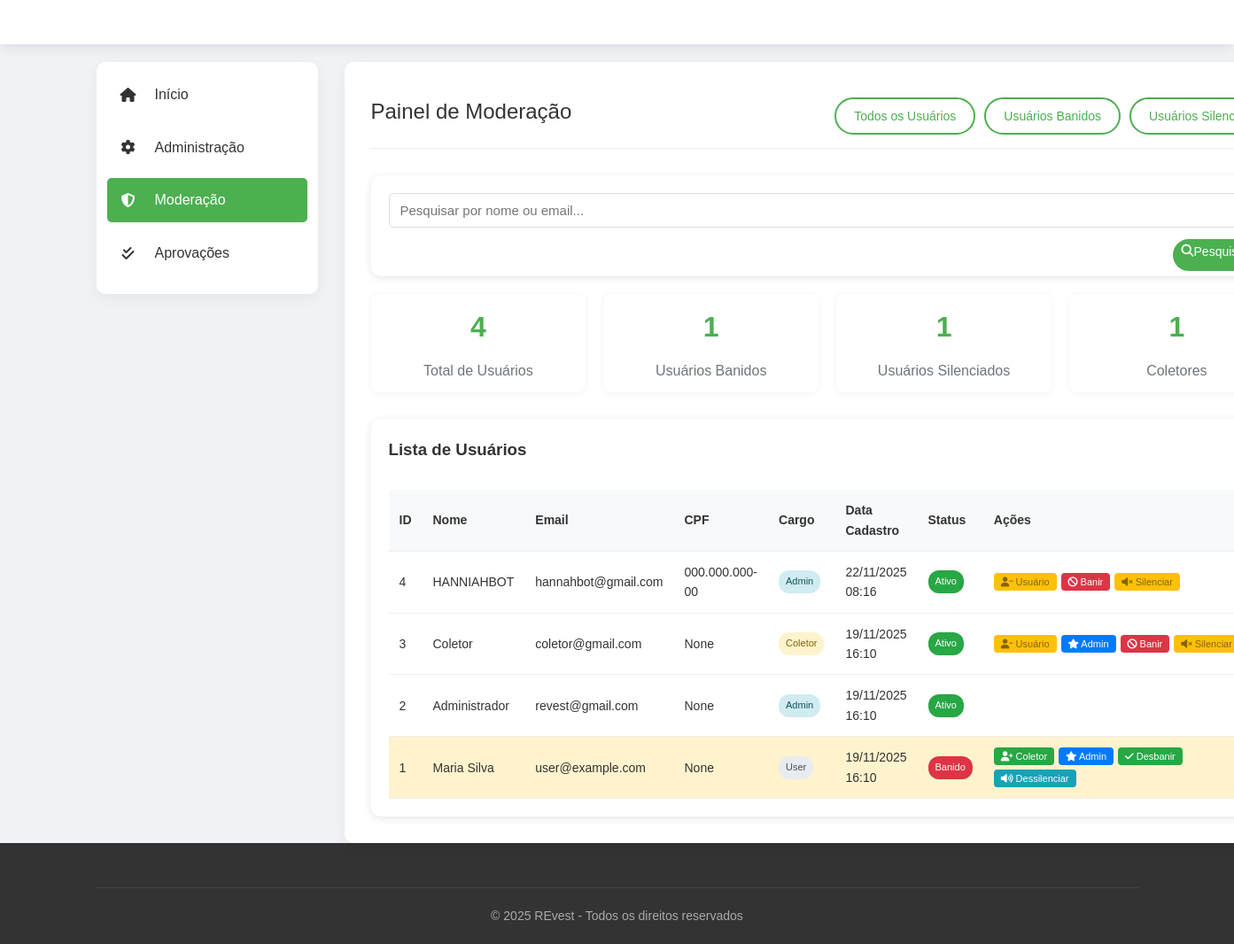
The page /moderacao (signed in) on the database its author committed.
### database.py (models this page shows)
class Doador(db.Model):
    __tablename__ = 'doador'
    ID_Doador = db.Column(db.Integer, primary_key=True, autoincrement=True)
    Nome = db.Column(db.String(100), nullable=False)
    Email = db.Column(db.String(100), unique=True, nullable=False)
    CPF = db.Column(db.String(14), unique=True, nullable=True)
    CEP = db.Column(db.String(10), nullable=True)
    Numero = db.Column(db.String(10), nullable=False)
    Senha = db.Column(db.String(255), nullable=False)
    Data_Criacao = db.Column(db.DateTime, default=datetime.utcnow)
    is_banned = db.Column(db.Boolean, default=False)
    is_muted = db.Column(db.Boolean, default=False)
    ban_reason = db.Column(db.String(255), nullable=True)
    banned_at = db.Column(db.DateTime, nullable=True)
    banned_by = db.Column(db.Integer, nullable=True)
    role = db.Column(db.String(20), default='user')  # user, admin, coletor
    doacoes = db.relationship('Doacao', backref='doador', lazy=True)
    tickets = db.relationship('Ticket', backref='doador', lazy=True)
    @property
    def id(self):
        return self.ID_Doador
    @property
    def name(self):
        return self.Nome
    @property
    def email(self):
        return self.Email
    @property
    def created_at(self):
        return self.Data_Criacao

### app.py (the view)
@app.route('/moderacao')
def moderacao():
    if 'user' not in session or session.get('role') != 'admin':
        return redirect(url_for('home'))
    search_query = request.args.get('search', '')
    view_type = request.args.get('view', 'all')
    query = Doador.query
    if search_query:
        query = query.filter(
            (Doador.Nome.ilike(f'%{search_query}%')) |
            (Doador.Email.ilike(f'%{search_query}%'))
        )
    if view_type == 'banned':
        query = query.filter(Doador.is_banned == True)
    elif view_type == 'muted':
        query = query.filter(Doador.is_muted == True)
    users = query.order_by(Doador.Data_Criacao.desc()).all()
    total_users = Doador.query.count()
    banned_users = Doador.query.filter_by(is_banned=True).count()
    muted_users = Doador.query.filter_by(is_muted=True).count()
    coletor_users = Doador.query.filter_by(role='coletor').count()
    return render_template('moderacao.html',
                         users=users,
                         search_query=search_query,
                         total_users=total_users,
                         banned_users=banned_users,
                         muted_users=muted_users,
                         coletor_users=coletor_users)

### app.py (called while the page is built)
@app.before_request
def block_muted_users_on_post():
    try:
        if request.method == 'POST' and 'user_id' in session:
            uid = session.get('user_id')
            user = Doador.query.get(uid)
            if user and getattr(user, 'is_muted', False) and session.get('role') != 'admin':
                return render_template('error.html', message='Você está silenciado e não pode realizar essa ação')
    except Exception:
        pass

@app.after_request
def add_security_headers(response):
    response.headers["Cache-Control"] = "no-store, no-cache, must-revalidate, private"
    response.headers["Pragma"] = "no-cache"
    response.headers["Expires"] = "0"
    return response

### templates/moderacao.html (shortened to what this page needs)
{% extends "base_dashboard.html" %}
{% block page_css %}
<link rel="stylesheet" href="{{ url_for('static', filename='css/moderacao.css') }}">
<link rel="stylesheet" href="{{ url_for('static', filename='css/desktop_overrides.css') }}">
<link rel="stylesheet" href="{{ url_for('static', filename='css/mobile_admin_header.css') }}">
{% endblock %}
{% block content %}
<section class="dashboard">
    <div class="container">
        <div class="dashboard-grid">
            <div class="sidebar">
                <ul class="sidebar-menu">
                    <li><a href="/dashboard"><i class="fas fa-home"></i> Início</a></li>
                    <li><a href="/admin"><i class="fas fa-cog"></i> Administração</a></li>
                    <li><a href="/moderacao" class="active"><i class="fas fa-shield-alt"></i> Moderação</a></li>
                    <li><a href="/admin/aprovacoes"><i class="fas fa-check-double"></i> Aprovações</a></li>
                </ul>
            </div>
            <div class="main-content">
                <div class="content-header">
                    <h2 class="content-title">Painel de Moderação</h2>
                    <div class="header-actions">
                        <a href="/moderacao?view=all" class="btn btn-outline">Todos os Usuários</a>
                        <a href="/moderacao?view=banned" class="btn btn-outline">Usuários Banidos</a>
                        <a href="/moderacao?view=muted" class="btn btn-outline">Usuários Silenciados</a>
                    </div>
                </div>
                <div class="search-box">
                    <form method="GET" action="/moderacao" class="search-form">
                        <div class="form-row">
                            <div class="form-group">
                                <input type="text" class="form-control" name="search" placeholder="Pesquisar por nome ou email..." value="{{ search_query }}">
                            </div>
                            <button type="submit" class="btn btn-primary">
                                <i class="fas fa-search"></i> Pesquisar
                            </button>
                        </div>
                    </form>
                </div>
                <div class="admin-stats">
                    <div class="stat-card">
                        <div class="stat-number">{{ total_users }}</div>
                        <div class="stat-title">Total de Usuários</div>
                    </div>
                    <div class="stat-card">
                        <div class="stat-number">{{ banned_users }}</div>
                        <div class="stat-title">Usuários Banidos</div>
                    </div>
                    <div class="stat-card">
                        <div class="stat-number">{{ muted_users }}</div>
                        <div class="stat-title">Usuários Silenciados</div>
                    </div>
                    <div class="stat-card">
                        <div class="stat-number">{{ coletor_users }}</div>
                        <div class="stat-title">Coletores</div>
                    </div>
                </div>
                <div class="users-list">
                    <h3>Lista de Usuários</h3>
                    {% if users %}
                    <div class="table-responsive">
                        <table class="users-table">
                            <thead>
                                <tr>
                                    <th>ID</th>
                                    <th>Nome</th>
                                    <th>Email</th>
                                    <th>CPF</th>
                                    <th>Cargo</th>
                                    <th>Data Cadastro</th>
                                    <th>Status</th>
                                    <th>Ações</th>
                                </tr>
                            </thead>
                            <tbody>
                                {% for user in users %}
                                <tr class="user-row {% if user.is_banned %}banned{% endif %} {% if user.is_muted %}muted{% endif %}">
                                    <td>{{ user.id }}</td>
                                    <td>{{ user.name }}</td>
                                    <td>{{ user.email }}</td>
                                    <td>{{ user.CPF }}</td>
                                    <td>
                                        <span class="role-badge role-{{ user.role }}">{{ user.role|capitalize }}</span>
                                    </td>
                                    <td>{{ user.created_at.strftime('%d/%m/%Y %H:%M') }}</td>
                                    <td>
                                        {% if user.is_banned %}
                                        <span class="status-badge status-banned">Banido</span>
                                        {% elif user.is_muted %}
                                        <span class="status-badge status-muted">Silenciado</span>
                                        {% else %}
                                        <span class="status-badge status-active">Ativo</span>
                                        {% endif %}
                                    </td>
                                    <td class="actions-cell">
                                        <div class="action-buttons">
                                            {% if user.role == 'user' %}
                                            <button class="btn btn-sm btn-success btn-promote" data-user-id="{{ user.id }}" data-role="coletor">
                                                <i class="fas fa-user-plus"></i> Coletor
                                            </button>
                                            <button class="btn btn-sm btn-primary btn-promote" data-user-id="{{ user.id }}" data-role="admin">
                                                <i class="fas fa-star"></i> Admin
                                            </button>
                                            {% elif user.role == 'coletor' %}
                                            <button class="btn btn-sm btn-warning btn-promote" data-user-id="{{ user.id }}" data-role="user">
                                                <i class="fas fa-user-minus"></i> Usuário
                                            </button>
                                            <button class="btn btn-sm btn-primary btn-promote" data-user-id="{{ user.id }}" data-role="admin">
                                                <i class="fas fa-star"></i> Admin
                                            </button>
                                            {% elif user.role == 'admin' and user.email != 'revest@gmail.com' %}
                                            <button class="btn btn-sm btn-warning btn-promote" data-user-id="{{ user.id }}" data-role="user">
                                                <i class="fas fa-user-minus"></i> Usuário
                                            </button>
                                            {% endif %}
                                            {% if not user.is_banned and user.email != 'revest@gmail.com' %}
                                            <button class="btn btn-sm btn-danger btn-ban" data-user-id="{{ user.id }}">
                                                <i class="fas fa-ban"></i> Banir
                                            </button>
                                            {% elif user.is_banned %}
                                            <button class="btn btn-sm btn-success btn-unban" data-user-id="{{ user.id }}">
                                                <i class="fas fa-check"></i> Desbanir
                                            </button>
                                            {% endif %}
                                            {% if not user.is_muted and user.email != 'revest@gmail.com' %}
                                            <button class="btn btn-sm btn-warning btn-mute" data-user-id="{{ user.id }}">
                                                <i class="fas fa-volume-mute"></i> Silenciar
                                            </button>
                                            {% elif user.is_muted %}
                                            <button class="btn btn-sm btn-info btn-unmute" data-user-id="{{ user.id }}">
                                                <i class="fas fa-volume-up"></i> Dessilenciar
                                            </button>
                                            {% endif %}
                                        </div>
                                    </td>
                                </tr>
                                {% endfor %}
                            </tbody>
                        </table>
                    </div>
                    {% else %}
                    <div class="alert alert-info">
                        <p>Nenhum usuário encontrado.</p>
                    </div>
                    {% endif %}
                </div>
            </div>
        </div>
    </div>
</section>
{% endblock %}

### static/css/base_dashboard.css (style rules this page uses)
.container { width: 100%; max-width: 1200px; margin: 0 auto; padding: 0 15px; }
.btn { padding: 8px 20px; border-radius: 30px; font-weight: 500; cursor: pointer; transition: all 0.3s; border: none; font-size: 14px; text-decoration: none; display: inline-block; text-align: center; }
.btn-primary { background-color: var(--primary); color: white; }
.btn-outline { background-color: transparent; border: 2px solid var(--primary); color: var(--primary); }
.btn-sm { padding: 5px 10px; font-size: 12px; }
.btn-danger { background-color: var(--danger); }
.btn-success { background-color: #28a745; color: white; }
.action-buttons .btn { font-size: 11px; padding: 4px 8px; white-space: nowrap; }
.action-buttons .btn { font-size: 11px; padding: 4px 8px; white-space: nowrap; border: none; border-radius: 4px; cursor: pointer; transition: all 0.3s; }
.action-buttons .btn-sm { font-size: 11px; padding: 4px 8px; }
.action-buttons .btn-success { background-color: #28a745; color: white; }
.action-buttons .btn-primary { background-color: #007bff; color: white; }
.action-buttons .btn-warning { background-color: #ffc107; color: #856404; }
.action-buttons .btn-danger { background-color: #dc3545; color: white; }
.action-buttons .btn-info { background-color: #17a2b8; color: white; }

### static/css/mobile_dashboard.css (style rules this page uses)
html, body { -webkit-font-smoothing: antialiased; }
.container { padding: 0 12px; }
.dashboard-grid { display: block; }
.sidebar { width: 100%; padding: 12px; margin-bottom: 14px; }
.sidebar-menu a { padding: 12px 14px; display: flex; align-items: center; gap: 10px; }
.main-content { width: 100%; padding: 14px; }
.content-title { font-size: 18px; }
.welcome-message, .ticket-detail, .stat-card, .review-container { padding: 12px; }
@media (min-width: 992px) { .dashboard-grid { display: grid; grid-template-columns: 250px 1fr; gap: 30px; } }
@media (min-width: 992px) { .sidebar { width: auto; margin-bottom: 0; } }
@media (min-width: 992px) { .main-content { padding: 30px; } }
@media (min-width: 992px) { .content-title { font-size: 24px; } }
.form-control, textarea.form-control { width: 100% !important; box-sizing: border-box !important; }
.btn, .btn-primary, .btn-danger, .btn-outline { display: inline-block; width: auto; }
.form-actions .btn-block, .cta-box .btn, form .btn-primary { width: 100% !important; }
.stat-card, .confirmation-card, .review-container, .ticket-detail { width: 100% !important; padding: 12px !important; box-shadow: none !important; }
.form-control { padding: 10px 12px !important; font-size: 15px !important; }
.box-shadow, .card, .stat-card { box-shadow: 0 1px 6px rgba(0,0,0,0.06) !important; }
.search-box .search-form button, .search-box .search-form .btn-search, .search-box .search-form .btn { display: inline-flex !important; width: auto !important; position: absolute !important; right: 10px !important; top: calc(50% + 40px) !important; transform: translateY(-50%) !important; height: 36px !important; padding: 6px 10px !important; border-radius: 18px !important; z-index: 3 !important; }
.search-box .search-form .form-control, .search-box .search-form input[type="text"], .search-box .search-form input[type="search"] { padding-right: 64px !important; }
.search-box .search-form .form-row { position: relative !important; }

### rows shown on the page
Doador: id "4", name "HANNIAHBOT", email "hannahbot@gmail.com", CPF "000.000.000-00", role "Admin", created_at "22/11/2025 08:16", is_banned "Ativo"
Doador: id "3", name "Coletor", email "coletor@gmail.com", CPF "None", role "Coletor", created_at "19/11/2025 16:10", is_banned "Ativo"
Doador: id "2", name "Administrador", email "revest@gmail.com", CPF "None", role "Admin", created_at "19/11/2025 16:10", is_banned "Ativo"
Doador: id "1", name "Maria Silva", email "user@example.com", CPF "None", role "User", created_at "19/11/2025 16:10", is_banned "Banido"

### other values the page prints
{{ total_users }} "4"
{{ banned_users }} "1"
{{ muted_users }} "1"
{{ coletor_users }} "1"
